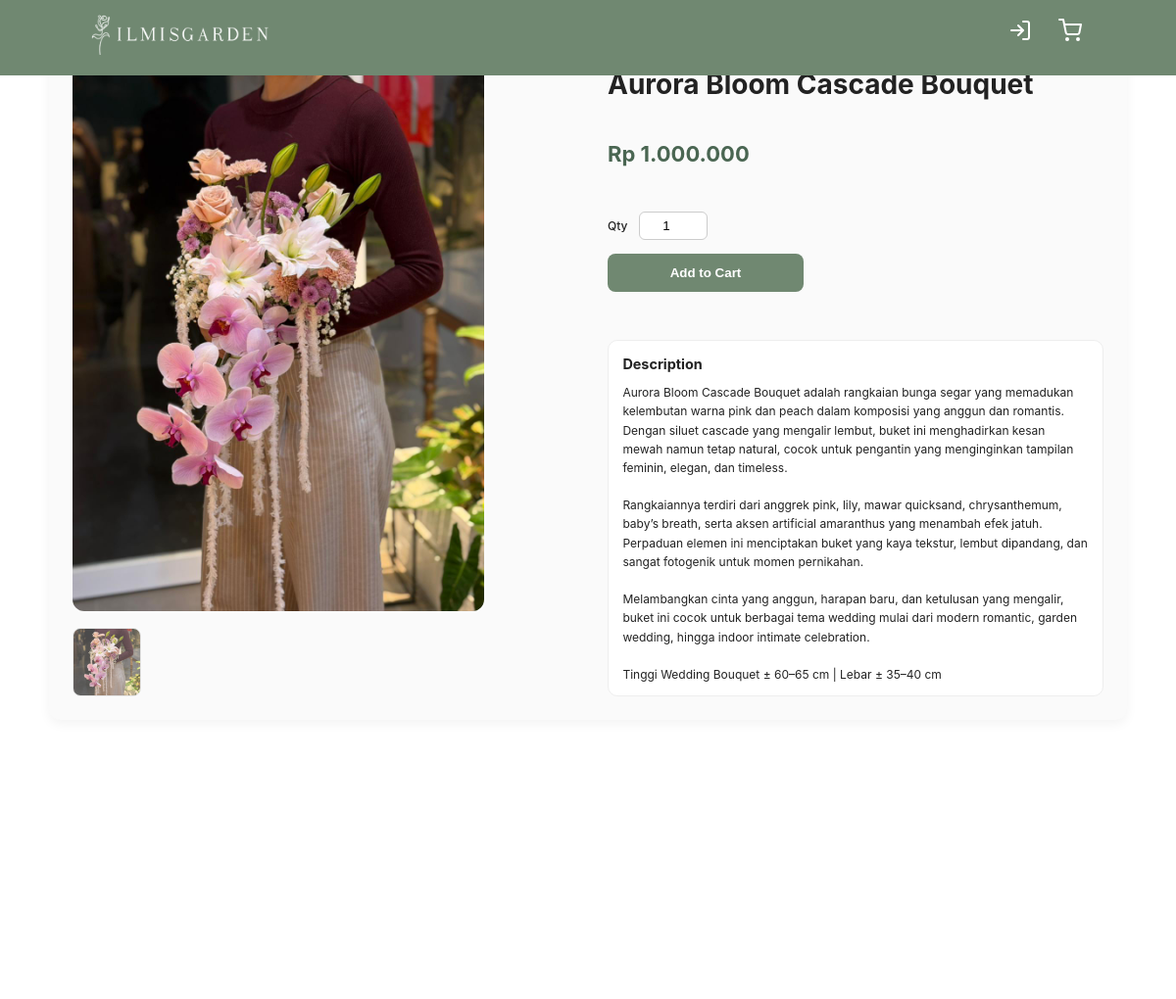
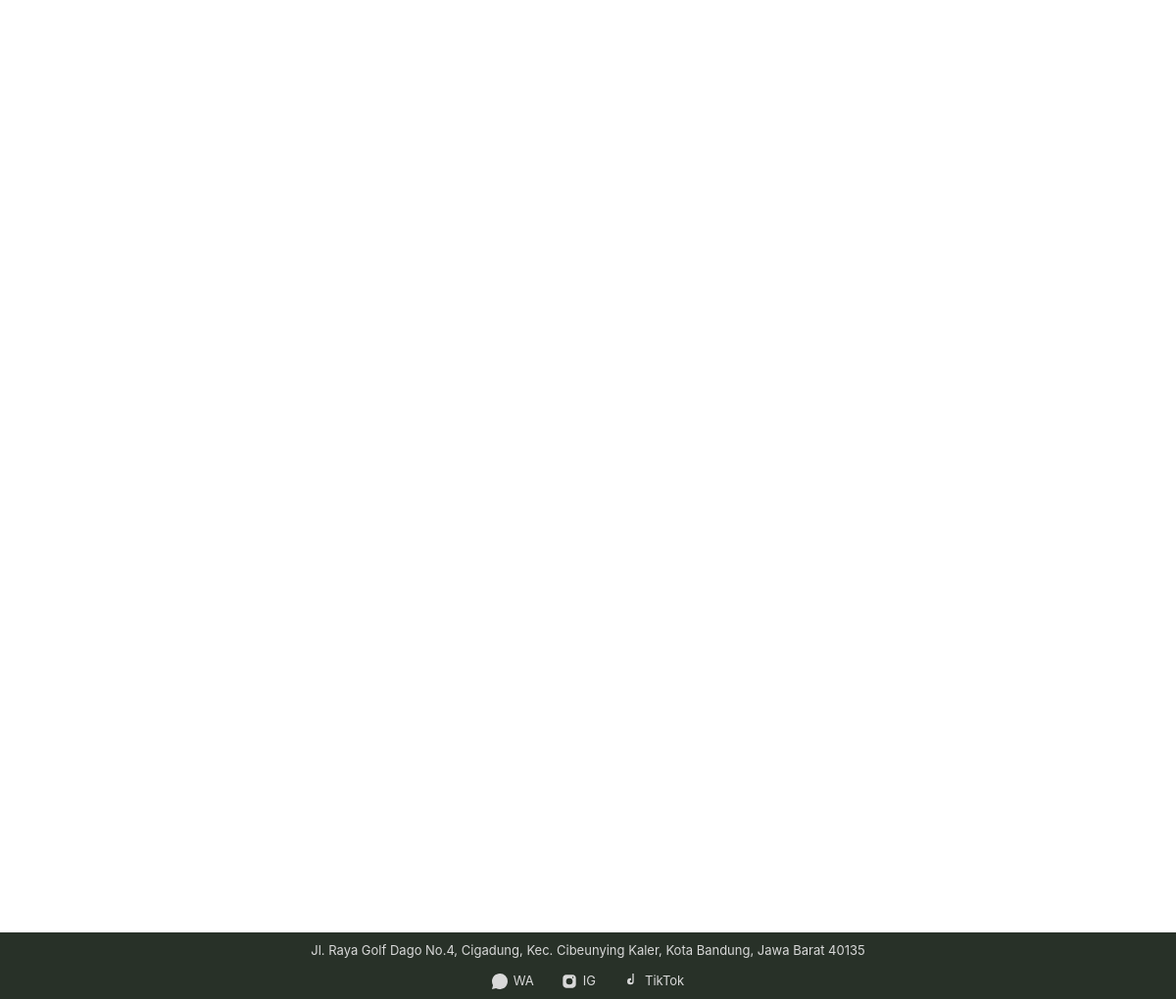
Page /product_details.php?id=52 on the committed database (2 pictures, top to bottom).
### tables this page shows
CREATE TABLE IF NOT EXISTS `product_images` (
  `id` int(11) NOT NULL AUTO_INCREMENT,
  `product_id` int(11) NOT NULL,
  `image` varchar(255) NOT NULL,
  `is_primary` tinyint(1) DEFAULT 0,
  `created_at` timestamp NOT NULL DEFAULT current_timestamp(),
  PRIMARY KEY (`id`),
  KEY `fk_product_images` (`product_id`),
  CONSTRAINT `fk_product_images` FOREIGN KEY (`product_id`) REFERENCES `products` (`id`) ON DELETE CASCADE
);

CREATE TABLE IF NOT EXISTS `products` (
  `id` int(11) NOT NULL AUTO_INCREMENT,
  `name` varchar(255) NOT NULL,
  `price` int(11) NOT NULL,
  `description` text NOT NULL,
  `type` varchar(10) NOT NULL,
  PRIMARY KEY (`id`)
);

### product_details.php (the view, shortened to what this page needs)
<?php
require 'conn/db.php';
$user_id = $_SESSION['id_user'] ?? null;
$id = (int)$_GET['id'];
$stmt = $pdo->prepare("SELECT * FROM products WHERE id = ?");
$stmt->execute([$id]);
$product = $stmt->fetch();
$stmt = $pdo->prepare(
    "SELECT image FROM product_images
     WHERE product_id = ?
     ORDER BY is_primary DESC, id ASC"
);
$stmt->execute([$id]);
$images = $stmt->fetchAll();
?>
<!DOCTYPE html>
<html lang="id">
<head>
<link rel="stylesheet" href="css/navbar.css">
<link rel="stylesheet" href="css/detail.css">
</head>
<body>
<nav class="navbar">
  <a href="index.php" class="navbar-logo">
    <img src="img/F4F6F4-full.png" alt="Ilmisgarden" style="width:200px">
  </a>
  <div class="navbar-extra">
    <?php if ($user_id): ?>
      <span>Hello, <?= htmlspecialchars($_SESSION['username']) ?></span>
      <a href="logout.php"><i data-feather="log-out"></i></a>
    <?php else: ?>
      <a href="signin.php"><i data-feather="log-in"></i></a>
    <?php endif; ?>
    <a href="cart.php"><i data-feather="shopping-cart"></i></a>
  </div>
</nav>
<main>
<div class="product-detail">
  <div class="product-gallery">
    <img id="mainImage"
         src="<?= htmlspecialchars($images[0]['image']) ?>"
         style="width:100%;max-width:420px">
    <div class="thumbs">
      <?php foreach ($images as $img): ?>
        <img src="<?= htmlspecialchars($img['image']) ?>"
             onclick="document.getElementById('mainImage').src=this.src">
      <?php endforeach; ?>
    </div>
  </div>
  <div class="product-info">
    <h1><?= htmlspecialchars($product['name']) ?></h1>
    <span class="product-price">
      Rp <?= number_format($product['price'], 0, ',', '.') ?>
    </span>
    <form method="POST">
      <div class="qty-box">
        <label>Qty</label><br>
        <input type="number" name="qty" value="1" min="1" style="width:70px">
      </div>
      <button type="submit" name="add_to_cart" class="buy-button">
        Add to Cart
      </button>
    </form>
    <div class="desc-box">
      <h3>Description</h3>
      <p><?= nl2br(htmlspecialchars($product['description'])) ?></p>
    </div>
  </div>
</div>
</main>
<footer
  style="
    position:fixed;
    bottom:0;
    left:0;
    width:100%;
    background:#283128;
    color:#d9d9d9;
    text-align:center;
    padding:8px 10px;
    z-index:9999;
    font-size:13px;
  ">
  <div style="margin-bottom:10px;">
  <a
          href="https://maps.app.goo.gl/rsnJ95JT2Sy38p1W7"
          target="_blank"
          style="color:#d9d9d9;"
        >
    Jl. Raya Golf Dago No.4, Cigadung, Kec. Cibeunying Kaler, Kota Bandung, Jawa Barat 40135
  </a>  <br>
</div>
  <div style="display:flex; justify-content:center; gap:28px; align-items:center;">
    <a href="https://wa.me/6285795077194"
       target="_blank"
       style="color:#d9d9d9; text-decoration:none; display:flex; align-items:center; gap:6px;">
      <svg width="16" height="16" viewBox="0 0 24 24" fill="#d9d9d9">
        <path d="M20.52 3.48A11.78 11.78 0 0 0 12 0C5.38 0 .01 5.38.01 12c0 2.11.55 4.18 1.6 6.01L0 24l6.16-1.61A11.93 11.93 0 0 0 12 24c6.62 0 12-5.38 12-12a11.78 11.78 0 0 0-3.48-8.52z"/>
      </svg>
      <span>WA</span>
    </a>
    <a href="https://www.instagram.com/ilmisgarden/"
       target="_blank"
       style="color:#d9d9d9; text-decoration:none; display:flex; align-items:center; gap:6px;">
      <svg width="16" height="16" viewBox="0 0 24 24" fill="#d9d9d9">
        <path d="M7 2C4.24 2 2 4.24 2 7v10c0 2.76 2.24 5 5 5h10c2.76 0 5-2.24 5-5V7c0-2.76-2.24-5-5-5H7zm5 5a5 5 0 1 1 0 10 5 5 0 0 1 0-10zm6.5-.9a1.1 1.1 0 1 1-2.2 0 1.1 1.1 0 0 1 2.2 0z"/>
      </svg>
      <span>IG</span>
    </a>
    <a href="https://www.tiktok.com/@ilmisgarden"
       target="_blank"
       style="color:#d9d9d9; text-decoration:none; display:flex; align-items:center; gap:6px;">
      <svg width="16" height="16" viewBox="0 0 24 24" fill="#d9d9d9">
        <path d="M16 0h4a6.5 6.5 0 0 1-4-2v14a5 5 0 1 1-5-5h1v3a2 2 0 1 0 2 2V0z"/>
      </svg>
      <span>TikTok</span>
    </a>
  </div>
</footer>
</body>
</html>

### css/navbar.css (style rules this page uses)
:root { --primary: #1c221c; --bg: #f4f6f4; }
* { margin: 0; padding: 0; box-sizing: border-box; outline: none; border: none; text-decoration: none; }
body { font-family: "Inter", sans-serif; background-color: var(--bg); height: 2000px; }
.navbar { font-family: "Inter", sans-serif; color: #fff; display: flex; justify-content: space-between; align-items: center; padding: 0.2rem 7%; background-color: #708871; border-bottom: 1px #f6b7b7; position: fixed; left: 0; top: 0; right: 0; z-index: 9999; }
.navbar img { width: 5rem; }
.navbar .navbar-extra a { color: #fff; display: inline-block; font-size: 1.4rem; margin: 0 1rem; }
.navbar .navbar-extra a::after { content: ""; display: block; padding-bottom: 0.5rem; border-bottom: 0.1rem solid var(--primary); transform: scaleX(0); transition: 0.2s linear; }
@media (max-width: 1366px) { html { font-size: 75%; } }

### css/detail.css (style rules this page uses)
body { margin: 0; font-family: "Inter", "Poppins", sans-serif; background: #fff; color: #222; line-height: 1.6; }
.product-detail { display: flex; flex-wrap: wrap; gap: 2rem; padding: 2rem; max-width: 1200px; margin: 100px auto; background: #fafafa; border-radius: 12px; box-shadow: 0 4px 12px rgba(0, 0, 0, 0.05); }
.product-detail img { width: 100%; max-width: 450px; border-radius: 12px; object-fit: cover; flex-shrink: 0; }
.product-info { flex: 1; min-width: 280px; display: flex; flex-direction: column; justify-content: flex-start; }
.product-info { flex: 1; min-width: 280px; display: flex; flex-direction: column; justify-content: space-between; }
.product-info h1 { font-size: 1.8rem; margin: 0 0 1rem; }
.product-price { font-size: 1.6rem; font-weight: bold; color: #2f4f2f; margin-bottom: 1.5rem; }
.qty-box { display: flex; align-items: center; gap: 0.5rem; margin-bottom: 1rem; }
.qty-box label { font-weight: 500; }
.qty-box input { padding: 0.4rem; border: 1px solid #ccc; border-radius: 6px; text-align: center; }
.buy-button { background: #4a7856; color: #fff; padding: 0.8rem 1.5rem; border: none; border-radius: 8px; font-weight: 600; cursor: pointer; transition: background 0.3s ease; width: 100%; max-width: 200px; }
.desc-box { margin-top: 2rem; background: #fff; padding: 1rem 1.2rem; border-radius: 10px; border: 1px solid #eee; }
.desc-box h3 { margin-top: 0; font-size: 1.2rem; margin-bottom: 0.5rem; }

### product_details.php (style rules this page uses)
.product-gallery img { border-radius: 12px; }
.thumbs { display: flex; gap: 10px; margin-top: 12px; flex-wrap: wrap; }
.thumbs img { width: 70px; height: 70px; object-fit: cover; cursor: pointer; opacity: .7; border-radius: 8px; border: 1px solid #ddd; }
.product-detail { max-width: 1100px; margin: 40px auto; display: grid; grid-template-columns: 1fr 1fr; gap: 40px; }
.product-info h1 { font-size: 28px; margin-bottom: 10px; }
.product-price { font-size: 22px; font-weight: bold; color: #4a6652; display: block; margin-bottom: 20px; }
.qty-box { margin-bottom: 14px; }
.qty-box input { padding: 6px; }
.buy-button { background: #708871; color: #fff; border: none; padding: 12px 24px; border-radius: 8px; cursor: pointer; }
.desc-box { margin-top: 28px; }
.desc-box h3 { margin-bottom: 8px; }

### rows in the picture
product_images: image (picture)
products: name "Aurora Bloom Cascade Bouquet", price "1.000.000", description "Aurora Bloom Cascade Bouquet adalah rangkaian bunga segar yang memadukan kelembutan warna pink dan peach dalam komposisi yang anggun dan romantis. Dengan siluet cascade yang mengalir lembut, buket ini menghadirkan kesan mewah namun tetap natural, cocok untuk pengantin yang menginginkan tampilan feminin, elegan, dan timeless. Rangkaiannya terdiri dari anggrek pink, lily, mawar quicksand, chrysanthemum, baby’s breath, serta aksen artificial amaranthus yang menambah efek jatuh. Perpaduan elemen ini menciptakan buket yang kaya tekstur, lembut dipandang, dan sangat fotogenik untuk momen pernikahan. Melambangkan cinta yang anggun, harapan baru, dan ketulusan yang mengalir, buket ini cocok untuk…"
